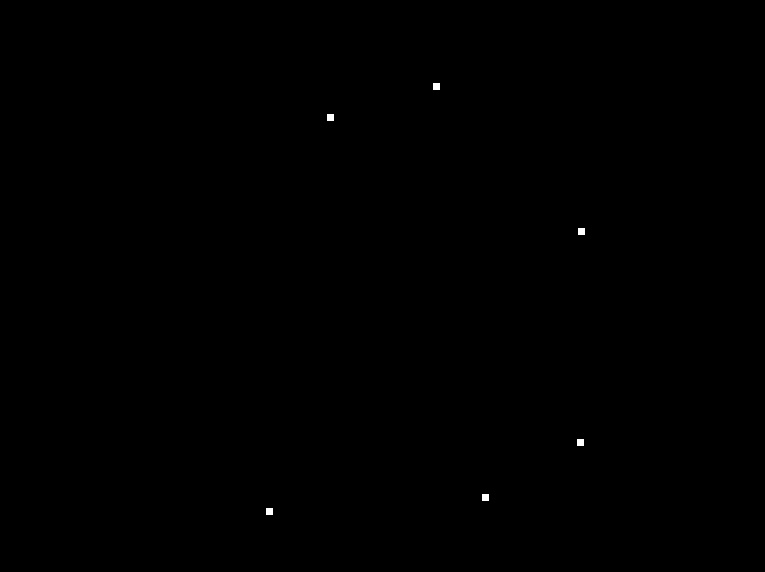
#> input picture util/shishi.jpg, 765 x 572 px
$ python -i Prewitt.py   (imports and definitions only)   (older library calls are emulated)
#> lines starting #> are read from the running program, lines starting #| are printed output that depends on the picture; after the words box and inside, x2 and y2 are one past the last pixel; in counts of white or black regions, pixels touching at a corner belong together
# -*- coding: utf-8 -*-
import cv2
import numpy as np
import matplotlib.pyplot as plt


def  edge_prewitt(imgpath):
    # 读取图像
#> called with imgpath = '../util/shishi.jpg'
    img = cv2.imread(imgpath)
#> img is the input picture: shape (572, 765, 3); min 0, max 255, mean 0.2

    img_RGB = cv2.cvtColor(img, cv2.COLOR_BGR2RGB)


    # 灰度化处理图像
    grayImage = cv2.cvtColor(img, cv2.COLOR_BGR2GRAY)
    a = (img > 0).astype(int)
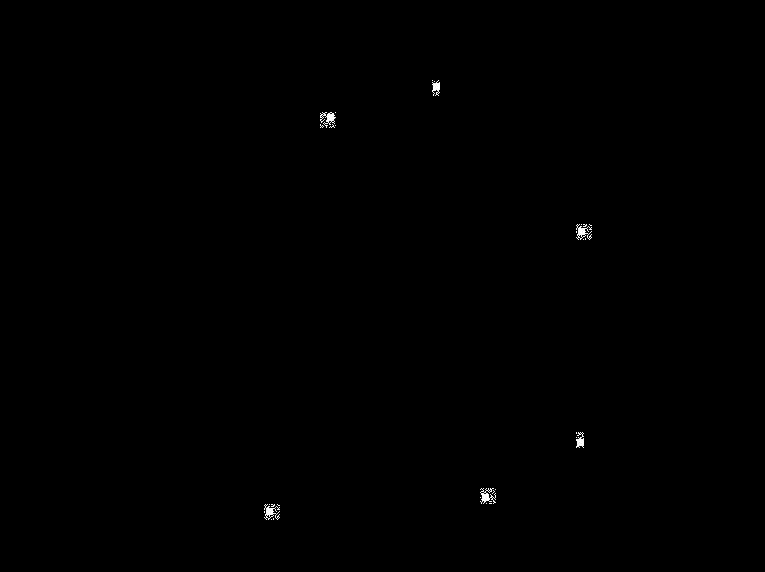
#> a: shape (572, 765, 3) int64; values 0 (black) and 1 (white), 0.16% white; 31 white regions (25 under 20 px), largest, box (x1, y1, x2, y2) and area: (480, 488, 496, 504) 121, (320, 112, 336, 128) 115, (576, 224, 592, 240) 112, (264, 504, 280, 520) 112, (576, 432, 584, 448) 79, (432, 80, 440, 96) 76

    # Prewitt算子
    kernelx = np.array([[1, 1, 1], [0, 0, 0], [-1, -1, -1]], dtype=int)
    kernely = np.array([[-1, 0, 1], [-1, 0, 1], [-1, 0, 1]], dtype=int)
    x = cv2.filter2D(grayImage, cv2.CV_16S, kernelx)
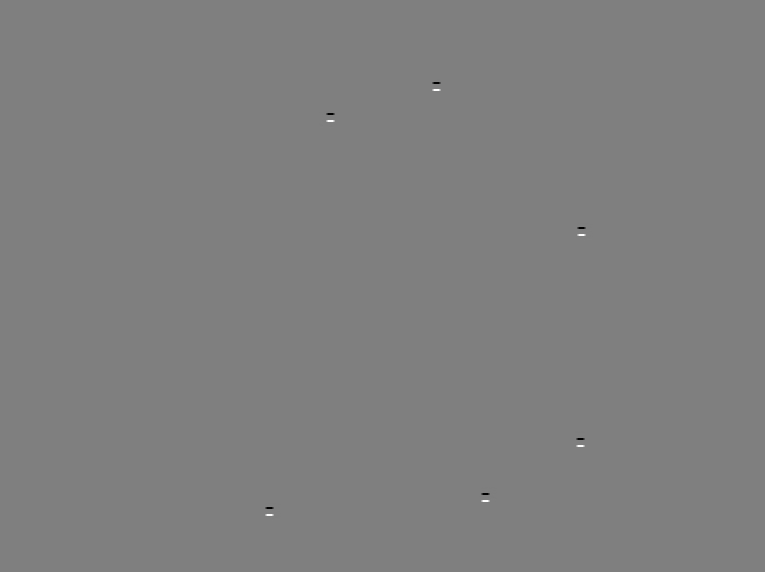
#> x: shape (572, 765) int16; min -763, max 765, mean 0; drawn with min black and max white
    y = cv2.filter2D(grayImage, cv2.CV_16S, kernely)
    # 转uint8
    absX = cv2.convertScaleAbs(x)
    absY = cv2.convertScaleAbs(y)
    Prewitt = cv2.addWeighted(absX, 0.5, absY, 0.5, 0)

    #考虑手动二值化并给他们编个号
    # ret, Prewitt = cv2.threshold(Prewitt, 0, 255, 0)
    #for循环遍历图像

    zhong = np.where(Prewitt > 0)
#> zhong = 1363 positions, rows 79 to 520, columns 263 to 592

    savepath = imgpath.replace("Atrain_labels", "eage")
    cv2.imwrite(savepath, Prewitt)
    # [17 lines of commented-out code are left out]

    return Prewitt,zhong,a


#测试
# a,b = edge_prewitt("aaa.png")
# print(b)

>>> result = edge_prewitt('../util/shishi.jpg')
